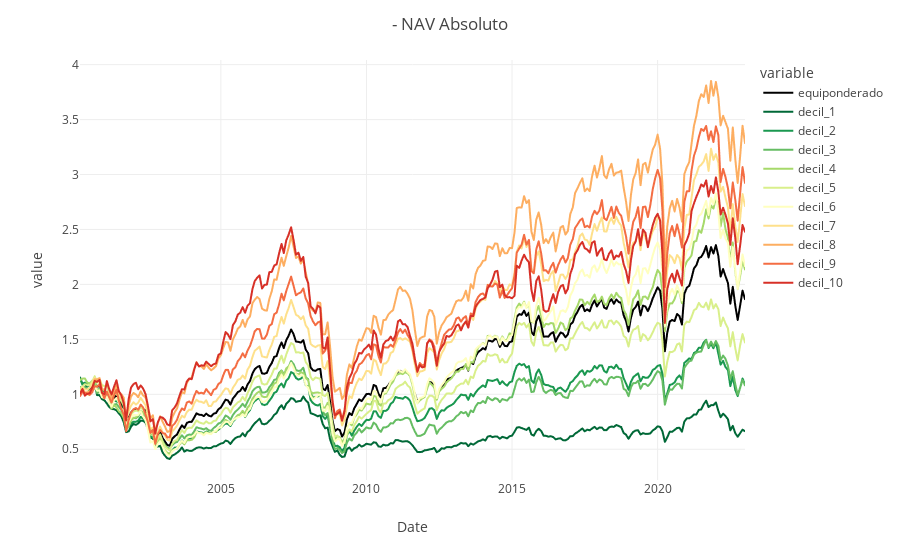

This figure's notebook cell:
### Code cell
pl.plot_NAV_absoluto(done_rsi)

### Figure 1 — Plotly figure (JSON) as saved in the notebook; plotly's stock layout.template omitted (floating-point values rounded to 4 significant figures; data arrays with more than 128 entries replaced by an {"elided": "..."} marker saying what was removed)
{"data": [{"hovertemplate": "variable=equiponderado<br>index=%{x}<br>value=%{y}<extra></extra>", "legendgroup": "equiponderado", "line": {"color": "#000000", "dash": "solid"}, "marker": {"symbol": "circle"}, "mode": "lines", "name": "equiponderado", "showlegend": true, "type": "scattergl", "x": {"elided": "275 str values"}, "xaxis": "x", "y": {"elided": "275 float values"}, "yaxis": "y"}, {"hovertemplate": "variable=decil_1<br>index=%{x}<br>value=%{y}<extra></extra>", "legendgroup": "decil_1", "line": {"color": "rgb(0,104,55)", "dash": "solid"}, "marker": {"symbol": "circle"}, "mode": "lines", "name": "decil_1", "showlegend": true, "type": "scattergl", "x": {"elided": "275 str values"}, "xaxis": "x", "y": {"elided": "275 float values"}, "yaxis": "y"}, {"hovertemplate": "variable=decil_2<br>index=%{x}<br>value=%{y}<extra></extra>", "legendgroup": "decil_2", "line": {"color": "rgb(26,152,80)", "dash": "solid"}, "marker": {"symbol": "circle"}, "mode": "lines", "name": "decil_2", "showlegend": true, "type": "scattergl", "x": {"elided": "275 str values"}, "xaxis": "x", "y": {"elided": "275 float values"}, "yaxis": "y"}, {"hovertemplate": "variable=decil_3<br>index=%{x}<br>value=%{y}<extra></extra>", "legendgroup": "decil_3", "line": {"color": "rgb(102,189,99)", "dash": "solid"}, "marker": {"symbol": "circle"}, "mode": "lines", "name": "decil_3", "showlegend": true, "type": "scattergl", "x": {"elided": "275 str values"}, "xaxis": "x", "y": {"elided": "275 float values"}, "yaxis": "y"}, {"hovertemplate": "variable=decil_4<br>index=%{x}<br>value=%{y}<extra></extra>", "legendgroup": "decil_4", "line": {"color": "rgb(166,217,106)", "dash": "solid"}, "marker": {"symbol": "circle"}, "mode": "lines", "name": "decil_4", "showlegend": true, "type": "scattergl", "x": {"elided": "275 str values"}, "xaxis": "x", "y": {"elided": "275 float values"}, "yaxis": "y"}, {"hovertemplate": "variable=decil_5<br>index=%{x}<br>value=%{y}<extra></extra>", "legendgroup": "decil_5", "line": {"color": "rgb(217,239,139)", "dash": "solid"}, "marker": {"symbol": "circle"}, "mode": "lines", "name": "decil_5", "showlegend": true, "type": "scattergl", "x": {"elided": "275 str values"}, "xaxis": "x", "y": {"elided": "275 float values"}, "yaxis": "y"}, {"hovertemplate": "variable=decil_6<br>index=%{x}<br>value=%{y}<extra></extra>", "legendgroup": "decil_6", "line": {"color": "rgb(255,255,191)", "dash": "solid"}, "marker": {"symbol": "circle"}, "mode": "lines", "name": "decil_6", "showlegend": true, "type": "scattergl", "x": {"elided": "275 str values"}, "xaxis": "x", "y": {"elided": "275 float values"}, "yaxis": "y"}, {"hovertemplate": "variable=decil_7<br>index=%{x}<br>value=%{y}<extra></extra>", "legendgroup": "decil_7", "line": {"color": "rgb(254,224,139)", "dash": "solid"}, "marker": {"symbol": "circle"}, "mode": "lines", "name": "decil_7", "showlegend": true, "type": "scattergl", "x": {"elided": "275 str values"}, "xaxis": "x", "y": {"elided": "275 float values"}, "yaxis": "y"}, {"hovertemplate": "variable=decil_8<br>index=%{x}<br>value=%{y}<extra></extra>", "legendgroup": "decil_8", "line": {"color": "rgb(253,174,97)", "dash": "solid"}, "marker": {"symbol": "circle"}, "mode": "lines", "name": "decil_8", "showlegend": true, "type": "scattergl", "x": {"elided": "275 str values"}, "xaxis": "x", "y": {"elided": "275 float values"}, "yaxis": "y"}, {"hovertemplate": "variable=decil_9<br>index=%{x}<br>value=%{y}<extra></extra>", "legendgroup": "decil_9", "line": {"color": "rgb(244,109,67)", "dash": "solid"}, "marker": {"symbol": "circle"}, "mode": "lines", "name": "decil_9", "showlegend": true, "type": "scattergl", "x": {"elided": "275 str values"}, "xaxis": "x", "y": {"elided": "275 float values"}, "yaxis": "y"}, {"hovertemplate": "variable=decil_10<br>index=%{x}<br>value=%{y}<extra></extra>", "legendgroup": "decil_10", "line": {"color": "rgb(215,48,39)", "dash": "solid"}, "marker": {"symbol": "circle"}, "mode": "lines", "name": "decil_10", "showlegend": true, "type": "scattergl", "x": {"elided": "275 str values"}, "xaxis": "x", "y": {"elided": "275 float values"}, "yaxis": "y"}], "layout": {"hovermode": "x unified", "legend": {"title": {"text": "variable"}, "tracegroupgap": 0}, "margin": {"t": 60}, "title": {"text": " - NAV Absoluto"}, "xaxis": {"anchor": "y", "domain": [0, 1], "title": {"text": "Date"}}, "yaxis": {"anchor": "x", "domain": [0, 1], "title": {"text": "value"}}}}
